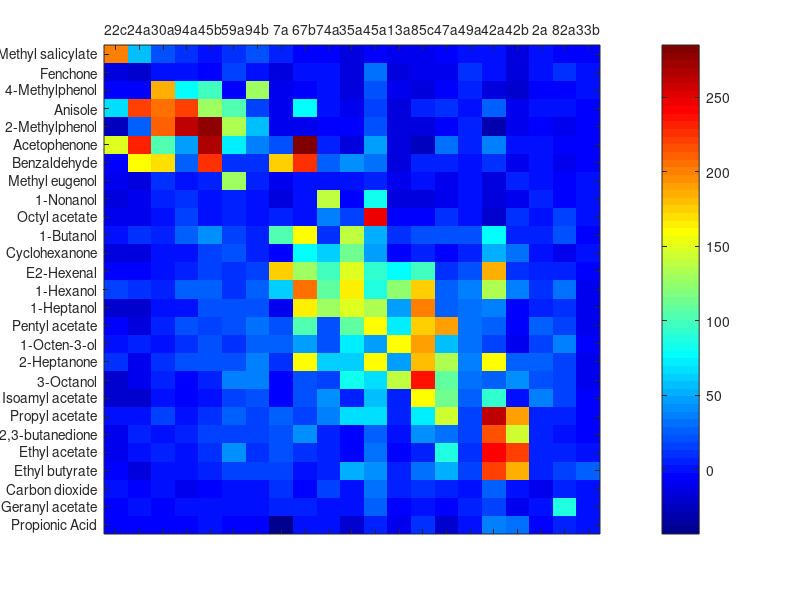

Source code (MATLAB):
% Data from Kreher et al., 2008, Table S1A
dffJC = ...
[-6	-43	-9	-3	-4	-7	2	-19	37	32	8	2	-19	3	-4	1	0	5	11	-6	-4
2	6	-7	-6	1	-3	0	-1	15	-8	26	3	-4	6	0	4	-1	88	0	3	3
6	177	78	-4	-7	3	-7	147	184	10	91	16	10	21	11	131	98	7	98	8	16
2	-4	-6	-17	-16	-2	-2	115	53	32	46	16	-4	6	20	79	62	-10	5	-1	8
7	20	-2	-8	7	3	-5	-3	215	146	24	17	30	18	14	39	5	2	39	6	16
28	12	49	9	-9	11	-8	61	158	24	158	20	133	38	22	157	60	18	178	20	37
0	-14	-13	-14	-18	2	1	-13	-2	-16	31	-4	-8	9	16	-1	-1	10	-8	0	1
2	6	-12	199	55	20	-3	-16	3	-14	-3	0	-6	1	11	-7	-5	-4	-9	11	22
-2	175	-13	-4	157	170	-3	39	11	-9	30	225	7	1	11	227	27	-10	7	28	9
2	19	-14	149	231	105	-5	-15	36	3	49	269	29	5	74	285	7	-6	-24	45	35
0	-11	-16	65	220	203	-6	-12	25	-12	16	130	12	-1	102	77	-2	-2	4	222	18
0	-10	-11	-11	-13	9	-1	1	-13	4	5	6	-11	2	130	-2	-1	-6	2	1	7
-5	-11	-14	-24	24	209	-3	-4	-28	-11	20	279	-7	4	136	-8	-5	-9	-17	261	56
-5	-11	-12	-4	-5	185	-2	-13	-16	-22	19	97	-6	4	-3	-3	-1	-4	-16	78	128
4	105	9	2	10	8	-3	138	77	6	53	44	23	22	17	158	13	20	21	25	5
12	64	122	17	9	8	-8	165	136	36	86	28	27	37	11	207	109	33	177	28	28
7	-9	47	-18	-18	-1	-8	151	34	-6	135	23	24	32	19	165	128	13	200	0	23
23	-5	138	-18	-10	4	-8	83	27	44	69	8	108	31	35	19	15	14	236	-3	38
17	27	160	-1	4	0	-7	73	17	-11	48	22	59	31	11	49	20	36	189	11	27
7	-15	-13	-14	-10	6	2	-5	-14	-9	84	2	-10	3	5	-1	137	-3	-14	10	-1
7	22	-5	-12	2	4	0	-3	240	219	31	12	89	10	39	12	8	4	7	3	12
4	18	5	-6	-15	2	25	53	220	186	40	8	51	16	15	-1	8	14	30	1	16
8	24	5	0	0	14	-6	68	262	189	66	12	145	15	28	17	38	8	74	2	16
28	20	74	-4	-15	4	-8	107	28	-3	160	18	189	33	20	104	20	15	177	19	32
38	-5	8	-22	-22	1	-7	5	91	-1	55	-1	111	24	18	19	40	14	159	-7	22
1	4	-3	-12	-10	1	-2	18	-18	10	245	3	10	1	6	0	36	14	-5	16	0
-12	11	5	-2	-6	-2	-2	2	24	-2	31	-4	4	3	-1	-4	15	7	9	-9	0
];

% ORN ID
ornListJC = {'2a', '7a', '13a', '22c', '24a', '30a', '33b', '35a', '42a', ...
    '42b', '45a', '45b', '47a', '49a', '59a', '67b', '74a', '82a', '85c', '94a', '94b' };

% Odor Name
odorListJC = {'Propionic Acid', ...
'Geranyl acetate', ...
'E2-Hexenal', ...
'Cyclohexanone', ...
'2,3-butanedione', ...
'2-Heptanone', ...
'Fenchone', ...
'Methyl salicylate', ...
'Benzaldehyde', ...
'Acetophenone', ...
'Anisole', ...
'Methyl eugenol', ...
'2-Methylphenol', ...
'4-Methylphenol', ...
'1-Butanol', ...
'1-Hexanol', ...
'1-Heptanol', ...
'3-Octanol', ...
'1-Octen-3-ol', ...
'1-Nonanol', ...
'Ethyl acetate', ...
'Ethyl butyrate', ...
'Propyl acetate', ...
'Pentyl acetate', ...
'Isoamyl acetate', ...
'Octyl acetate', ...
'Carbon dioxide'};

% order of ORN and odor. Generate using the same algorithm used in Fig2A
% see funciton ./Figure2/functions/GetBestOrder.m
odorOrder = [8,7,14,11,13,10,9,12,20,26,15,4,3,16,17,24,19,6,18,25,23,5,21,22,27,2,1];
ORNOrder = [4,5,6,20,12,15,21,2,16,17,8,11,3,19,13,14,9,10,1,18,7];

% plot the re-organized matrix
mNew1 = dffJC;
for i = 1:27
    mNew1(i,:) = dffJC(odorOrder(i),:);
end
mNew = mNew1;
for i = 1:21
    mNew(:,i) = mNew1(:,ORNOrder(i));
end

figure; imagesc(mNew);
colormap(jet); 
set(gca,'XTick',1:21);
set(gca,'XTickLabel',ornListJC(ORNOrder));
set(gca,'xaxisLocation','top');
set(gca,'YTick',1:27);
set(gca,'YTickLabel',odorListJC(odorOrder));
set(gca, 'XTickLabelRotation', 45);
set(gcf, 'Position', [85 350 620 640]);
colorbar; 

% save figure
saveas(gcf, fullfile('.', 'results', 'figures', 'FigureS4I.fig'));